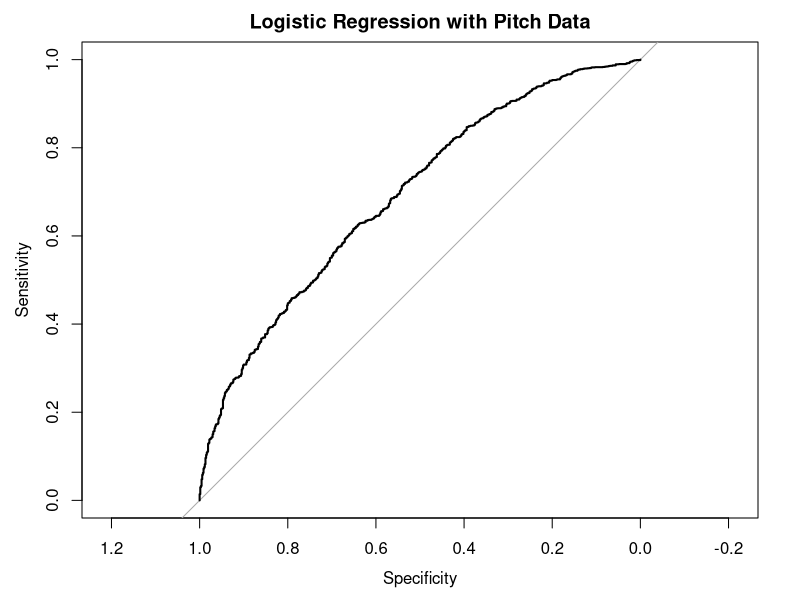
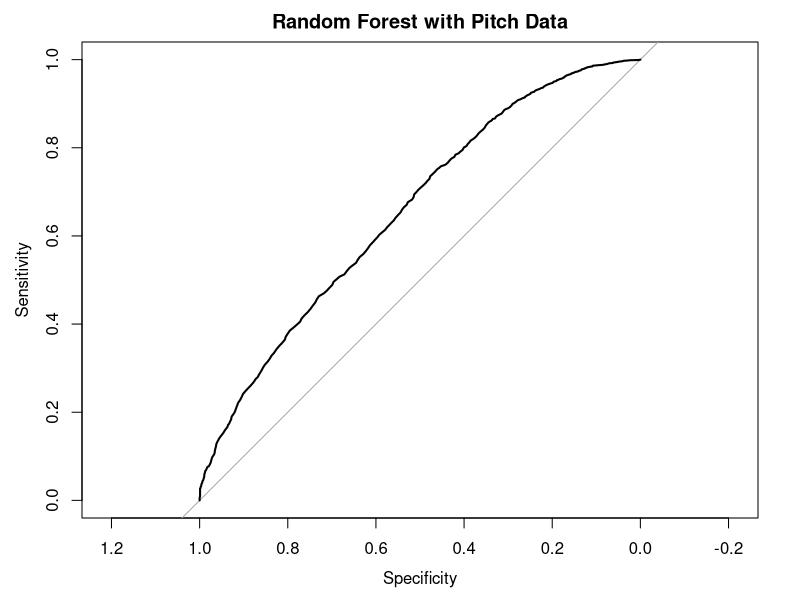

R code for these plots, in order: (Note: a time limit stopped this script after it produced the figures.)
## ---- chunk 1
knitr::opts_chunk$set(echo = TRUE)
## ---- chunk 2
library(randomForest)
library(pROC)
library(caret)
set.seed(25)

full_data <- read.csv('full_data.csv', header=TRUE)

# change character data to uppercase
full_data <- data.frame(lapply(full_data, function(v) {
  if (is.character(v)) return(toupper(v))
  else return(v)
}))

# modify variable types
full_data$outcome <- as.factor(full_data$outcome)
full_data$on_third <- as.integer(as.logical(full_data$on_third))
full_data$is_hitters_count <- as.integer(as.logical(full_data$is_hitters_count))
full_data$is_pitchers_count <- as.integer(as.logical(full_data$is_pitchers_count))
full_data$strike_on_event <- as.integer(as.logical(full_data$strike_on_event))
full_data$swing_on_event <- as.integer(as.logical(full_data$swing_on_event))
full_data$pitchout_on_event <- as.integer(as.logical(full_data$pitchout_on_event))
full_data$blocked_on_event <- as.integer(as.logical(full_data$blocked_on_event))
full_data$pitcher_throws_left <- as.integer(as.logical(full_data$pitcher_throws_left))
full_data$batter_bats_left <- as.integer(as.logical(full_data$batter_bats_left))

# perform mean imputation
full_data$p_sb_rate_2017[is.na(full_data$p_sb_rate_2017)] <- mean(full_data$p_sb_rate_2017, na.rm=TRUE)
full_data$p_pickoff_rate_2018[is.na(full_data$p_pickoff_rate_2018)] <- mean(full_data$p_pickoff_rate_2018, na.rm=TRUE)
full_data$p_fastball_rate_2018[is.na(full_data$p_fastball_rate_2018)] <- mean(full_data$p_fastball_rate_2018, na.rm=TRUE)
full_data$r_sb_rate_2017[is.na(full_data$r_sb_rate_2017)] <- mean(full_data$r_sb_rate_2017, na.rm=TRUE)
full_data$r_sprint_speed_2018[is.na(full_data$r_sprint_speed_2018)] <- mean(full_data$r_sprint_speed_2018, na.rm=TRUE)
full_data$c_sb_rate_2017[is.na(full_data$c_sb_rate_2017)] <- mean(full_data$c_sb_rate_2017, na.rm=TRUE)
full_data$c_pop_2b_sba_2018[is.na(full_data$c_pop_2b_sba_2018)] <- mean(full_data$c_pop_2b_sba_2018, na.rm=TRUE)

# exclude observations that didn't occur on a pitch
full_data <- na.omit(full_data)
full_x <- full_data[,-1]
full_y <- full_data[,1]
full_k <- dim(full_data)[1]
## ---- chunk 3
# perform variable selection using a stepwise approach
full_stepwise_glm <- glm(outcome ~ outs + on_third + num_pitches + is_hitters_count + is_pitchers_count
                         + strike_on_event + swing_on_event + pitchout_on_event
                         + blocked_on_event + pickoffs_to_first + pitchouts
                         + pitches_run_on + b_score_difference + pitcher_throws_left
                         + batter_bats_left + start_speed + p_sb_rate_2017
                         + p_pickoff_rate_2018 + p_fastball_rate_2018 + r_sb_rate_2017
                         + r_sprint_speed_2018 + c_sb_rate_2017 + c_pop_2b_sba_2018
                         + p_sb_rate_2017*r_sb_rate_2017 + c_sb_rate_2017*r_sb_rate_2017
                         + c_pop_2b_sba_2018*r_sprint_speed_2018,
                         data=full_data, family="binomial")
best_full_glm <- step(full_stepwise_glm)
## ---- chunk 4
summary(best_full_glm)
## ---- chunk 5
# restrict data to the best subset of variables
reduced_data <- subset(full_data, select=c(outcome, outs, on_third, num_pitches,
                                           is_hitters_count, is_pitchers_count,
                                           strike_on_event, pitchout_on_event, blocked_on_event,
                                           pitcher_throws_left, batter_bats_left, start_speed, 
                                           p_fastball_rate_2018, r_sb_rate_2017, r_sprint_speed_2018,
                                           c_pop_2b_sba_2018))
reduced_x <- reduced_data[,-1]
reduced_y <- reduced_data[,1]
reduced_k <- dim(reduced_data)[1]

# perform leave-one-out cross-validation on the best model
reduced_glm_predictions <- c()
for (i in 1:reduced_k) {
  reduced_glm <- glm(outcome ~ outs + on_third + num_pitches + is_hitters_count + is_pitchers_count
                     + strike_on_event + pitchout_on_event + blocked_on_event
                     + pitcher_throws_left + batter_bats_left + start_speed + p_fastball_rate_2018
                     + r_sb_rate_2017 + r_sprint_speed_2018 + c_pop_2b_sba_2018,
                     data=reduced_data[-i,], family="binomial")
  reduced_glm_predictions <- c(reduced_glm_predictions, predict(reduced_glm, newdata=reduced_x[i,], type="response"))
}

# calculate the AUC score and plot the ROC curve
reduced_glm_roc <- roc(reduced_y, reduced_glm_predictions)
reduced_glm_roc$auc
plot(reduced_glm_roc, main="Logistic Regression with Pitch Data")

# calculate the confusion matrix and related metrics
reduced_glm_class_predictions <- as.factor(ifelse(reduced_glm_predictions > 0.5, "SUCCESS", "FAILURE"))
confusionMatrix(data=reduced_glm_class_predictions, reference=reduced_y, positive="SUCCESS")
## ---- chunk 6
# use 5-fold cross-validation (using more folds, or using the leave-one-out approach, is too expensive)
train_control <- trainControl(method = "cv", number = 5, savePredictions = TRUE, classProbs = TRUE)

full_rf <- train(outcome ~ outs + on_third + num_pitches + is_hitters_count + is_pitchers_count 
                 + strike_on_event + swing_on_event + pitchout_on_event
                 + blocked_on_event + pickoffs_to_first + pitchouts
                 + pitches_run_on + b_score_difference + pitcher_throws_left
                 + batter_bats_left + start_speed + p_sb_rate_2017
                 + p_pickoff_rate_2018 + p_fastball_rate_2018 + r_sb_rate_2017
                 + r_sprint_speed_2018 + c_sb_rate_2017 + c_pop_2b_sba_2018,
                 data=full_data, method="rf", trControl=train_control)

# calculate the AUC score and plot the ROC curve
full_rf_roc <- roc(full_rf$pred$obs, full_rf$pred$SUCCESS)
full_rf_roc$auc
plot(full_rf_roc, main="Random Forest with Pitch Data")

# calculate the confusion matrix and related metrics
confusionMatrix(data=full_rf$pred$pred, reference=full_rf$pred$obs, positive="SUCCESS")

# estimate variable importance
final_full_rf <- randomForest(outcome ~ outs + on_third + num_pitches + is_hitters_count + is_pitchers_count 
                              + strike_on_event + swing_on_event + pitchout_on_event
                              + blocked_on_event + pickoffs_to_first + pitchouts
                              + pitches_run_on + b_score_difference + pitcher_throws_left
                              + batter_bats_left + start_speed + p_sb_rate_2017
                              + p_pickoff_rate_2018 + p_fastball_rate_2018 + r_sb_rate_2017
                              + r_sprint_speed_2018 + c_sb_rate_2017 + c_pop_2b_sba_2018,
                              data=full_data, method="class", importance=TRUE)
importance(final_full_rf)
## ---- chunk 7
pitchless_data <- read.csv('pitchless_data.csv', header=TRUE)

# change character data to uppercase
pitchless_data <- data.frame(lapply(pitchless_data, function(v) {
  if (is.character(v)) return(toupper(v))
  else return(v)
}))

# modify variable types
pitchless_data$outcome <- as.factor(pitchless_data$outcome)
pitchless_data$on_third <- as.integer(as.logical(pitchless_data$on_third))
pitchless_data$is_hitters_count <- as.integer(as.logical(pitchless_data$is_hitters_count))
pitchless_data$is_pitchers_count <- as.integer(as.logical(pitchless_data$is_pitchers_count))
pitchless_data$pitcher_throws_left <- as.integer(as.logical(pitchless_data$pitcher_throws_left))
pitchless_data$batter_bats_left <- as.integer(as.logical(pitchless_data$batter_bats_left))

# perform mean imputation
pitchless_data$p_sb_rate_2017[is.na(pitchless_data$p_sb_rate_2017)] <- mean(pitchless_data$p_sb_rate_2017, na.rm=TRUE)
pitchless_data$p_pickoff_rate_2018[is.na(pitchless_data$p_pickoff_rate_2018)] <- mean(pitchless_data$p_pickoff_rate_2018, na.rm=TRUE)
pitchless_data$p_fastball_rate_2018[is.na(pitchless_data$p_fastball_rate_2018)] <- mean(pitchless_data$p_fastball_rate_2018, na.rm=TRUE)
pitchless_data$r_sb_rate_2017[is.na(pitchless_data$r_sb_rate_2017)] <- mean(pitchless_data$r_sb_rate_2017, na.rm=TRUE)
pitchless_data$r_sprint_speed_2018[is.na(pitchless_data$r_sprint_speed_2018)] <- mean(pitchless_data$r_sprint_speed_2018, na.rm=TRUE)
pitchless_data$c_sb_rate_2017[is.na(pitchless_data$c_sb_rate_2017)] <- mean(pitchless_data$c_sb_rate_2017, na.rm=TRUE)
pitchless_data$c_pop_2b_sba_2018[is.na(pitchless_data$c_pop_2b_sba_2018)] <- mean(pitchless_data$c_pop_2b_sba_2018, na.rm=TRUE)

pitchless_x <- pitchless_data[,-1]
pitchless_y <- pitchless_data[,1]
pitchless_k <- dim(pitchless_data)[1]
## ---- chunk 8
# perform variable selection using a stepwise approach
pitchless_stepwise_glm <- glm(outcome ~ outs + on_third + num_pitches + is_hitters_count 
                              + is_pitchers_count + pickoffs_to_first + pitchouts 
                              + pitches_run_on + pitcher_throws_left + batter_bats_left
                              + p_sb_rate_2017 + p_pickoff_rate_2018 + p_fastball_rate_2018
                              + r_sb_rate_2017 + r_sprint_speed_2018 + c_sb_rate_2017
                              + c_pop_2b_sba_2018 + p_sb_rate_2017*r_sb_rate_2017 
                              + c_sb_rate_2017*r_sb_rate_2017 + c_pop_2b_sba_2018*r_sprint_speed_2018,
                              data=pitchless_data, family="binomial")
best_pitchless_glm <- step(pitchless_stepwise_glm)
## ---- chunk 9
summary(best_pitchless_glm)
## ---- chunk 10
# restrict data to the best subset of variables
reduced_pitchless_data <- subset(pitchless_data, select=c(outcome, outs, on_third, num_pitches,
                                                          is_hitters_count, is_pitchers_count, pickoffs_to_first, 
                                                          pitchouts, pitches_run_on, r_sb_rate_2017, r_sprint_speed_2018,
                                                          c_pop_2b_sba_2018))
reduced_pitchless_x <- reduced_pitchless_data[,-1]
reduced_pitchless_y <- reduced_pitchless_data[,1]
reduced_pitchless_k <- dim(reduced_pitchless_data)[1]

# perform leave-one-out cross-validation on the best model
reduced_pitchless_glm_predictions <- c()
for (i in 1:reduced_pitchless_k) {
  reduced_pitchless_glm <- glm(outcome ~ outs + on_third + num_pitches + is_hitters_count 
                               + is_pitchers_count + pickoffs_to_first + pitchouts + pitches_run_on
                               + r_sb_rate_2017 + r_sprint_speed_2018 + c_pop_2b_sba_2018,
                               data=reduced_pitchless_data[-i,], family="binomial")
  reduced_pitchless_glm_predictions <- c(reduced_pitchless_glm_predictions, predict(reduced_pitchless_glm, 
                                                                                    newdata=reduced_pitchless_x[i,],
                                                                                    type="response"))
}

# calculate the AUC score and plot the ROC curve
reduced_pitchless_glm_roc <- roc(reduced_pitchless_y, reduced_pitchless_glm_predictions)
reduced_pitchless_glm_roc$auc
plot(reduced_pitchless_glm_roc, main="Logistic Regression without Pitch Data")

# calculate the confusion matrix and related metrics
reduced_pitchless_glm_class_predictions <- as.factor(ifelse(reduced_pitchless_glm_predictions > 0.5,
                                                            "SUCCESS", "FAILURE"))
confusionMatrix(data=reduced_pitchless_glm_class_predictions, reference=reduced_pitchless_y,
                positive="SUCCESS")
## ---- chunk 11
pitchless_rf <- train(outcome ~ outs + on_third + num_pitches + is_hitters_count 
                      + is_pitchers_count + pickoffs_to_first + pitchouts 
                      + pitches_run_on + pitcher_throws_left + batter_bats_left
                      + p_sb_rate_2017 + p_pickoff_rate_2018 + p_fastball_rate_2018
                      + r_sb_rate_2017 + r_sprint_speed_2018 + c_sb_rate_2017 + c_pop_2b_sba_2018,
                      data=pitchless_data, method="rf", trControl=train_control)

# calculate the AUC score and plot the ROC curve
pitchless_rf_roc <- roc(pitchless_rf$pred$obs, pitchless_rf$pred$SUCCESS)
pitchless_rf_roc$auc
plot(pitchless_rf_roc, main="Random Forest without Pitch Data")

# calculate the confusion matrix and related metrics
confusionMatrix(data=pitchless_rf$pred$pred, reference=pitchless_rf$pred$obs, positive="SUCCESS")

# estimate variable importance
final_pitchless_rf <- randomForest(outcome ~ outs + on_third + num_pitches + is_hitters_count 
                                   + is_pitchers_count + pickoffs_to_first + pitchouts 
                                   + pitches_run_on + pitcher_throws_left + batter_bats_left
                                   + p_sb_rate_2017 + p_pickoff_rate_2018 + p_fastball_rate_2018
                                   + r_sb_rate_2017 + r_sprint_speed_2018 + c_sb_rate_2017 + c_pop_2b_sba_2018,
                                   data=pitchless_data, method="class", importance=TRUE)
importance(final_pitchless_rf)
